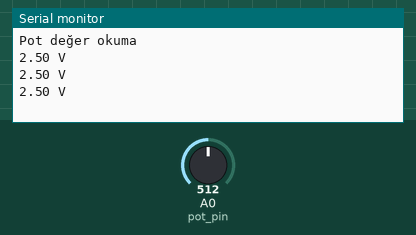
Simulated run of this sketch. Board: Arduino Uno, built with avr-gcc and run on an emulated ATmega328P. Parts: the last lines printed to the serial monitor. The inputs (shaded band) are chosen by the test bench; at power-on: A0 (pot_pin) = 512.

Above: at 1.3 s.
1.4 s: A0 (pot_pin) set to 716
At 1.9 s:
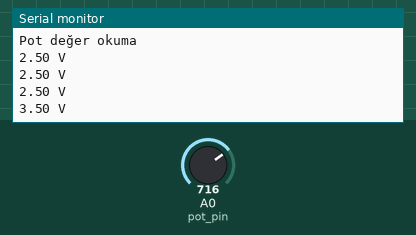
2.9 s: A0 (pot_pin) set to 900
At 3.4 s:
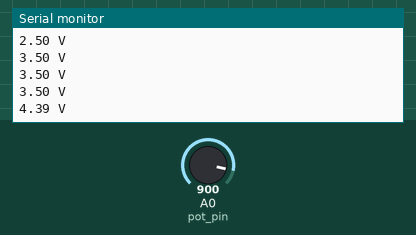
Timing chart, 0 to 5.9 s (numbered marks = the images above; inputs shaded):
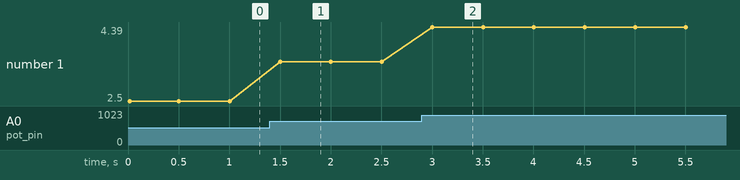

The sketch:

Potansiyometre_Volt_olcme.ino
```cpp
#define pot_pin A0
int deger = 0;
void setup()
{
Serial.begin(9600);      // burada haberleşme kullanılıyor
Serial.println("Pot değer okuma");

}
void loop (){
deger = analogRead(pot_pin);
float gerilim = (5.00/1024.00)*deger;
Serial.println(String(gerilim)+" V");
delay(500);
}
```

Measured:
- after the input at 1.4 s, the serial monitor: prints a new line after 0.10 s (image 1)
- after the input at 2.9 s, the serial monitor: prints a new line after 0.10 s (image 2)
- plotted number 1: 2.5 → 3.5 after the input at 1.4 s, 3.5 → 4.39 after the input at 2.9 s
